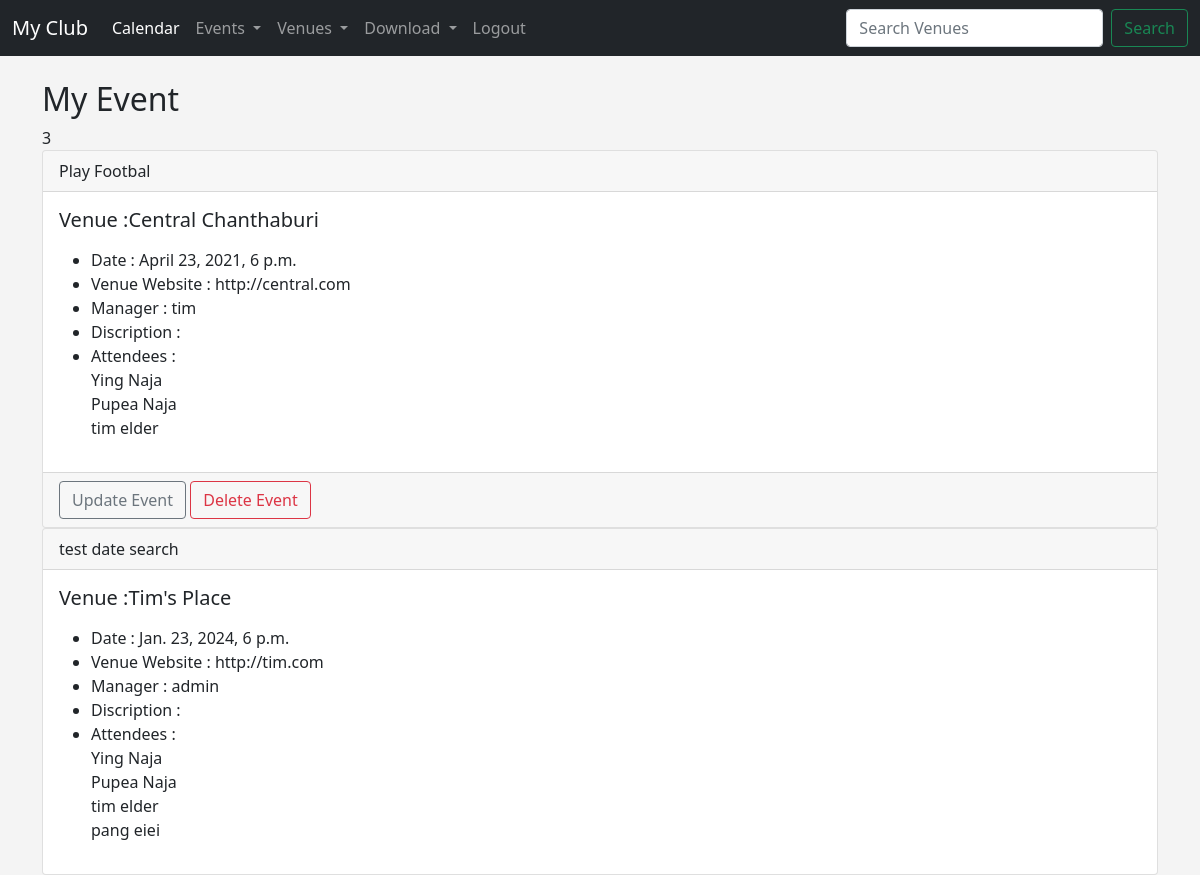
Page /my_events (signed in) on the committed database.
### events/models.py (models this page shows, shortened)
class Event(models.Model):
    name = models.CharField('Event Name', max_length=120)
    event_date = models.DateTimeField('Event Date')
    venue = models.ForeignKey(Venue, blank=True, null=True, on_delete=models.CASCADE)
    manager = models.ForeignKey(User, blank=True, null=True, on_delete=models.SET_NULL)
    description = models.TextField(blank=True)
    attendees = models.ManyToManyField(MyClubUser, blank=True)
    aprroved = models.BooleanField('Aprroved',default=False)
    def __str__(self):
        return self.name

class Venue(models.Model):
    name = models.CharField('Venue Name',max_length=120)
    address = models.CharField(max_length=300)
    zip_code = models.CharField('Zip Code', max_length=15)
    phone = models.CharField('Contact Phone', max_length=25)
    web = models.URLField('Website Address')
    email_address = models.EmailField('Email Address')
    owner = models.IntegerField("Venue Owner", blank=False, default=1)
    venue_image = models.ImageField(upload_to="images/", null=True, blank=True)
    def __str__(self):
        return self.name

class MyClubUser(models.Model):
    first_name = models.CharField(max_length=30)
    last_name = models.CharField(max_length=30)
    email = models.EmailField('User Email')
    def __str__(self):
        return self.first_name + '  ' + self.last_name

### events/views.py (the view)
# urls.py: path('my_events',views.my_events, name="my_events"),
def my_events(request):
    if request.user.is_authenticated:
        me = request.user.id
        events = Event.objects.filter(attendees=me)
        return render(request, 'events/my_events.html',{
            'events':events,
            'me':me
        })
    else:
        messages.success(request, ("You aren't Authorized To view this page"))
        return redirect('home')

### events/templates/events/my_events.html
{% extends 'events/base.html'%}
    {% block content %}
        <h2>My Event</h2>
        {{me}}
        <br>
            {% for event in events %}
            <div class="card">
                <div class="card-header">
                  {{event}}
                </div>
                <div class="card-body">
                  <h5 class="card-title">Venue :{{event.venue}}</h5>
                  <p class="card-text">
                    <ul>
                        <li>Date : {{event.event_date}}</li>
                        <li>Venue Website : {{event.venue.web}}</li>
                        <li>Manager : {{event.manager}}</li>
                        <li>Discription : {{event.description}}</li>
                        <li>Attendees : <br> {% for user in event.attendees.all %}</li>
                                                {{user}}<br>
                                            {% endfor %}
                    </ul>
                  </p>
                </div>
                    {% if user.is_authenticated %}
                      {% if user == event.manager %}
                        <div class="card-footer text-muted">
                          <a href="{% url 'update-event' event.id %}" class="btn btn-outline-secondary">Update Event</a>
                          <a href="{% url 'delete-event' event.id %}" class="btn btn-outline-danger">Delete Event</a>
                        </div>
                      {% endif %}
                    {% endif %}
              </div>
            {% endfor %}
    {% endblock content %}

### events/templates/events/base.html (shortened to what this page needs)
<!doctype html>
<html lang="en">
  <head>
    <link href="https://cdn.jsdelivr.net/npm/bootstrap@5.0.2/dist/css/bootstrap.min.css" rel="stylesheet">
  </head>
  <body>
    {% include 'events/navbar.html'%}
    <br>
    <div class="container">
        {% block content %}
        {% endblock content%}
    </div>
  </body>
</html>

### events/templates/events/navbar.html (shortened to what this page needs)
<nav class="navbar navbar-expand-lg navbar-dark bg-dark">
    <div class="container-fluid">
      <a class="navbar-brand" href="{% url 'home' %}">My Club</a>
      <div class="collapse navbar-collapse" id="navbarSupportedContent">
        <ul class="navbar-nav me-auto mb-2 mb-lg-0">
          <li class="nav-item">
            <a class="nav-link active" aria-current="page" href="{% url 'home' '2023' 'May' %}">Calendar</a>
          </li>
          <li class="nav-item dropdown">
            <a class="nav-link dropdown-toggle" href="#" id="navbarDropdown" role="button" data-bs-toggle="dropdown" aria-expanded="false">
              Events
            </a>
          </li>
          <li class="nav-item dropdown">
            <a class="nav-link dropdown-toggle" href="#" id="navbarDropdown" role="button" data-bs-toggle="dropdown" aria-expanded="false">
              Venues
            </a>
          </li>
          <li class="nav-item dropdown">
            <a class="nav-link dropdown-toggle" href="#" id="navbarDropdown" role="button" data-bs-toggle="dropdown" aria-expanded="false">
              Download
            </a>
          </li>
          {% if user.is_authenticated %}
            <li class="nav-item">
              <a class="nav-link" href="{% url 'logout' %}">Logout</a>
            </li>
          {% endif %}
        </ul>
        <form class="d-flex" method="POST" role="search" action="{% url 'search-venues' %}">
          <input class="form-control me-2" type="search" placeholder="Search Venues" aria-label="Search" name="searched">
          <button class="btn btn-outline-success" type="submit">Search</button>
        </form>
      </div>
    </div>
  </nav>

### events/templates/events/base.html (style rules this page uses)
body { background: #f4f4f4; }

### rows in the picture
Event: name "Play Footbal", venue "Central Chanthaburi", event_date "April 23, 2021, 6 p.m.", venue.web "http://central.com", manager "tim", shows "Update Event"
MyClubUser: first_name+last_name "Ying Naja"
MyClubUser: first_name+last_name "Pupea Naja"
MyClubUser: first_name+last_name "tim elder"
Event: name "test date search", venue "Tim's Place", event_date "Jan. 23, 2024, 6 p.m.", venue.web "http://tim.com", manager "admin"
MyClubUser: first_name+last_name "pang eiei"

### other values in the picture
{{ me }} "3"
